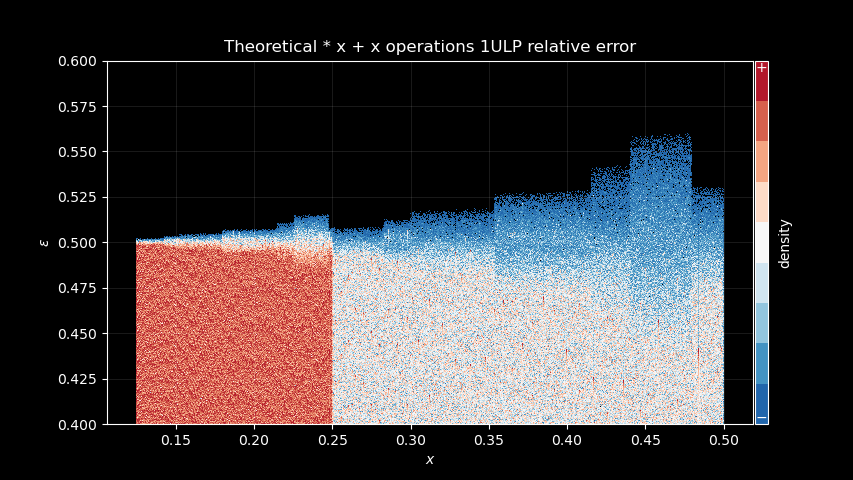

The Python source for this figure:
import mpl_toolkits.axes_grid1 as grid
import matplotlib.pyplot as plt
import bokeh.palettes as pal
import matplotlib as mpl
import pandas as pd
import numpy as np
import utils
import sys
import os

dir = sys.argv[2]
ranges = [
  (0x3dff5577, 0x3e7d5777),
  (0x3e7d5777, 0x3ef57744),
  (0x3ef57744, 0x3f000000),
]
step = 1

x = np.array([], dtype=np.float32)

for r in ranges:
  xmin, xmax = r

  data = utils.Float.from_repr(range(xmin, xmax, step))
  x = np.concatenate((x, data))

  print(f'Loaded {xmin:08x}-{xmax:08x}')

asin_madd = (np.arcsin(np.float64(x)) - np.float64(x)) / np.float64(x)
asin_madd = np.float32(asin_madd) * x + x

diff = np.float64(asin_madd) - np.arcsin(np.float64(x))

asin_ulp = utils.Float.ulp(np.arcsin(x))

diff_df = pd.DataFrame({'x': x, 'y': diff / asin_ulp})

plt.autoscale(False)
plt.style.use('dark_background')
fig = plt.figure(figsize=mpl.figure.figaspect(9 / 16))
grid = grid.ImageGrid(fig, 111, nrows_ncols=(1, 1), cbar_mode="each", cbar_size="2%")

grid[0].set_xlabel(r'$x$')
grid[0].set_ylabel(r'$ε$')

utils.plot(diff_df, cmap=list(pal.RdBu9), ax=grid[0], cbax=grid.cbar_axes[0], y_range=(0.4,0.6))

grid[0].grid(True, alpha=0.1)
grid[0].set_title("Theoretical * x + x operations 1ULP relative error")
plt.savefig(sys.argv[1], format='png')
